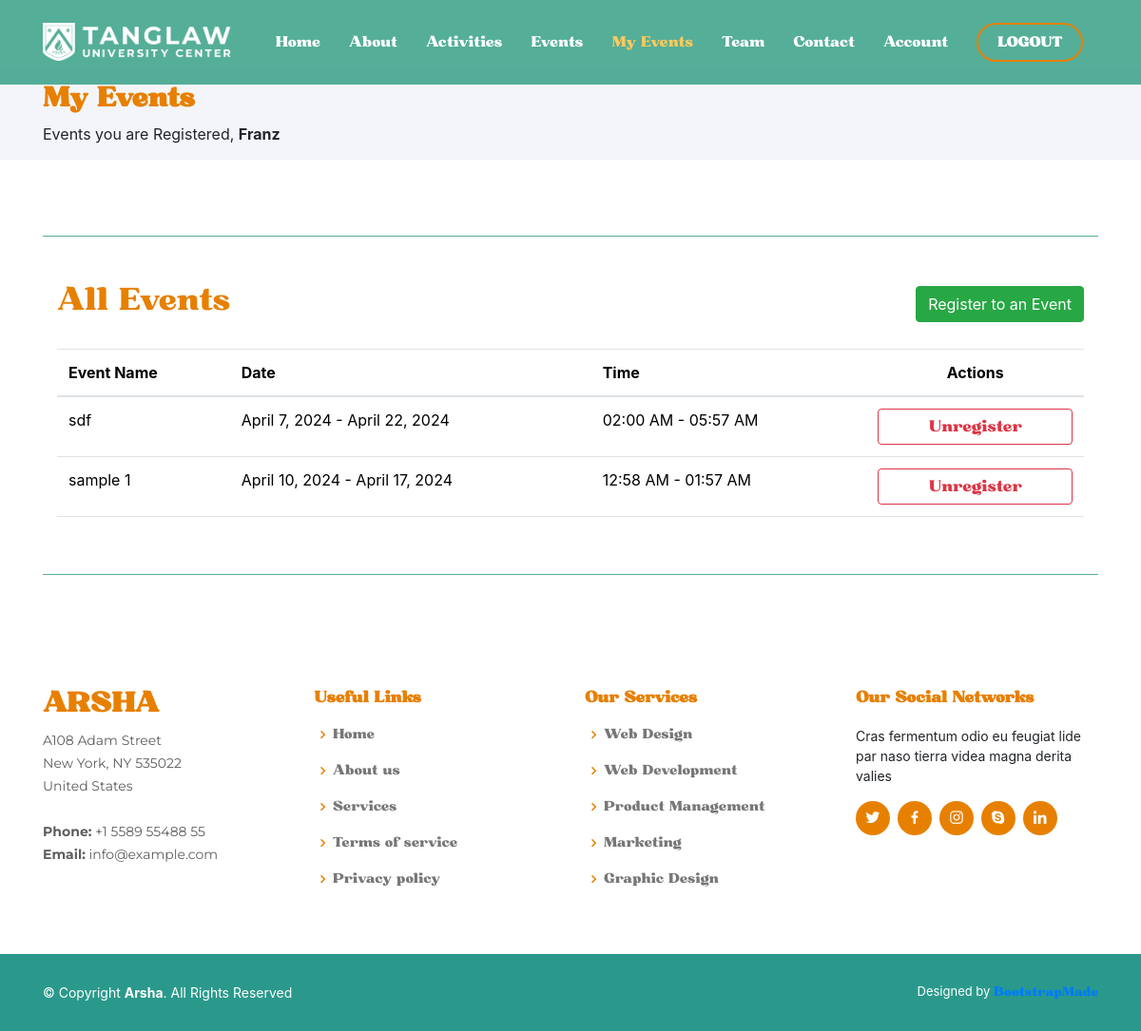
Screenshot of /my-events.php (signed in) with the database file from the repository.
### tables this page shows
CREATE TABLE `events` (
  `event_image` longblob NOT NULL,
  `event_name` varchar(255) NOT NULL,
  `event_location` varchar(255) NOT NULL,
  `event_contact_person` varchar(255) NOT NULL,
  `event_contact` varchar(11) NOT NULL,
  `event_date_start` date NOT NULL,
  `event_date_end` date NOT NULL,
  `event_time_start` time NOT NULL,
  `event_time_end` time NOT NULL,
  `event_content` mediumtext NOT NULL,
  `event_id` int(11) NOT NULL
);

### my-events.php (the view, shortened to what this page needs)
<?php
  if(isset($_SESSION["user"])) {
    $user = $_SESSION["user"];
    $volunteer_id = $user["volunteer_id"];
    $username = $user["username"];
  } else {
    $user = null;
    $email = null;
    $username = null;
    header("Location: index.php");
  }
?>
<!DOCTYPE html>
<html lang="en">
<head>
  <link href="assets/vendor/aos/aos.css" rel="stylesheet">
  <link href="assets/vendor/bootstrap/css/bootstrap.min.css" rel="stylesheet">
  <link href="assets/vendor/bootstrap-icons/bootstrap-icons.css" rel="stylesheet">
  <link href="assets/vendor/boxicons/css/boxicons.min.css" rel="stylesheet">
  <link href="assets/vendor/glightbox/css/glightbox.min.css" rel="stylesheet">
  <link href="assets/vendor/remixicon/remixicon.css" rel="stylesheet">
  <link href="assets/vendor/swiper/swiper-bundle.min.css" rel="stylesheet">
  <link rel="stylesheet" href="https://stackpath.bootstrapcdn.com/bootstrap/4.5.2/css/bootstrap.min.css">
  <link href="assets/css/style.css" rel="stylesheet">
  <link href="assets/css/font.css" rel="stylesheet">
  <link rel="stylesheet" href="https://stackpath.bootstrapcdn.com/bootstrap/4.5.2/css/bootstrap.min.css">
</head>
<?php
    require_once("db-connector.php");
    $query = "SELECT event_id FROM volunteer_events WHERE volunteer_id = $volunteer_id";
    $stmt = $pdo_obj->query($query);
    $event_ids = array();
    while ($row = $stmt->fetch(PDO::FETCH_COLUMN)) {
    $event_ids[] = $row;
    }
?>
<body>
  <header id="header" class="fixed-top header-inner-pages">
    <div class="container d-flex align-items-center">
    <a href="index.php" class="logo me-auto"><img src="assets/img/logo.png" alt="" class="img-fluid"></a>
      <nav id="navbar" class="navbar">
        <ul>
        <li><a class="nav-link scrollto" href="index.php#hero">Home</a></li>
          <li><a class="nav-link scrollto" href="index.php#about">About</a></li>
          <li><a class="nav-link scrollto" href="index.php#activities">Activities</a></li>
          <li><a class="nav-link scrollto" href="index.php#events">Events</a></li>
          <?php
            if(!isset($_SESSION["user"])){
            } else {
              echo "<li><a class='nav-link scrollto active' href='my-events.php'>My Events</a></li>";
            }
          ?>
          <li><a class="nav-link scrollto" href="index.php#team">Team</a></li>
          <li><a class="nav-link scrollto" href="index.php#contact">Contact</a></li>
          <?php
            if(!isset($_SESSION["user"])){
              echo "<li><a class='login' href='authentication/login.php'>LOGIN</a></li>";
            } else {
              echo "<li><a class='nav-link scrollto' href='account-details.php'>Account</a></li>";
              echo "<li><a class='login' href='authentication/logout.php'>LOGOUT</a></li>";
            }
          ?>
        </ul>
      </nav>
    </div>
  </header>
  <main id="main">
    <section id="breadcrumbs" class="breadcrumbs">
      <div class="container">
        <h2 class="header-text-2">My Events</h2>
        <?php
            echo "Events you are Registered, <b>".$username."</b>";
        ?>
      </div>
    </section>
    <section class="inner-page">
      <div class="container">
      <div class="line"></div>
    <div class="container table-container">
<br>
<br>
  <div class="d-flex justify-content-between align-items-center">
    <h2 style="color:#e78000">All Events</h2>
    <a class="btn btn-success" href="index.php#events">Register to an Event</a>
  </div>
  <br>
  <table style="margin-bottom:60px;" class="table">
    <thead>
      <tr>
        <th>Event Name</th>
        <th>Date</th>
        <th>Time</th>
        <th style="text-align: center;">Actions</th>
      </tr>
    </thead>
    <tbody>
      <?php
$all_events = array();
    foreach ($event_ids as $id) {
      $query = "SELECT * FROM events WHERE event_id = :event_id";
      $stmt = $pdo_obj->prepare($query);
      $stmt->bindValue(':event_id', $id, PDO::PARAM_INT);
      $stmt->execute();
      $event = $stmt->fetch(PDO::FETCH_ASSOC);
      if ($event) {
        $all_events[] = $event;
      }
    }
    foreach ($all_events  as $event): ?>
        <tr>
          <td><?php echo $event['event_name']; ?></td>
          <td><?php echo date("F j, Y", strtotime($event['event_date_start'])); ?> - <?php echo date("F j, Y", strtotime($event['event_date_end'])); ?></td>
          <td><?php echo date("h:i A", strtotime($event['event_time_start'])); ?> - <?php echo date("h:i A", strtotime($event['event_time_end'])); ?></td>
          <td>
          <a href="userAction/unregister.php?id=<?php echo $event['event_id']; ?>"><button  class="btn btn-outline-danger dash-button">Unregister</button>
          </td>
        </tr>
      <?php endforeach; ?>
    </tbody>
  </table>
</div>
      <div class="line"></div>
      </div>
    </section>
  </main>
  <footer id="footer">
    <div class="footer-top">
      <div class="container">
        <div class="row">
          <div class="col-lg-3 col-md-6 footer-contact">
            <h3>Arsha</h3>
            <p>
              A108 Adam Street <br>
              New York, NY 535022<br>
              United States <br><br>
              <strong>Phone:</strong> +1 5589 55488 55<br>
              <strong>Email:</strong> info@example.com<br>
            </p>
          </div>
          <div class="col-lg-3 col-md-6 footer-links">
            <h4>Useful Links</h4>
            <ul>
              <li><i class="bx bx-chevron-right"></i> <a href="#">Home</a></li>
              <li><i class="bx bx-chevron-right"></i> <a href="#">About us</a></li>
              <li><i class="bx bx-chevron-right"></i> <a href="#">Services</a></li>
              <li><i class="bx bx-chevron-right"></i> <a href="#">Terms of service</a></li>
              <li><i class="bx bx-chevron-right"></i> <a href="#">Privacy policy</a></li>
            </ul>
          </div>
          <div class="col-lg-3 col-md-6 footer-links">
            <h4>Our Services</h4>
            <ul>
              <li><i class="bx bx-chevron-right"></i> <a href="#">Web Design</a></li>
              <li><i class="bx bx-chevron-right"></i> <a href="#">Web Development</a></li>
              <li><i class="bx bx-chevron-right"></i> <a href="#">Product Management</a></li>
              <li><i class="bx bx-chevron-right"></i> <a href="#">Marketing</a></li>
              <li><i class="bx bx-chevron-right"></i> <a href="#">Graphic Design</a></li>
            </ul>
          </div>
          <div class="col-lg-3 col-md-6 footer-links">
            <h4>Our Social Networks</h4>
            <p>Cras fermentum odio eu feugiat lide par naso tierra videa magna derita valies</p>
            <div class="social-links mt-3">
              <a href="#" class="twitter"><i class="bx bxl-twitter"></i></a>
              <a href="#" class="facebook"><i class="bx bxl-facebook"></i></a>
              <a href="#" class="instagram"><i class="bx bxl-instagram"></i></a>
              <a href="#" class="google-plus"><i class="bx bxl-skype"></i></a>
              <a href="#" class="linkedin"><i class="bx bxl-linkedin"></i></a>
            </div>
          </div>
        </div>
      </div>
    </div>
    <div class="container footer-bottom clearfix">
      <div class="copyright">
        &copy; Copyright <strong><span>Arsha</span></strong>. All Rights Reserved
      </div>
      <div class="credits">
        Designed by <a href="https://bootstrapmade.com/">BootstrapMade</a>
      </div>
    </div>
  </footer>
</body>
</html>

### assets/css/style.css (style rules this page uses)
body { font-family: "Montserrat"; color: #444444; }
a { color: #e78000; text-decoration: none; font-family: "Bugaki"; }
h1, h2, h3, h4, h5, h6 { font-family: "Bugaki"; }
#header { transition: all 0.5s; z-index: 997; padding: 15px 0; }
#header.header-scrolled, #header.header-inner-pages { background: rgba(67, 166, 141, 0.9); }
#header .logo { font-size: 30px; margin: 0; padding: 0; line-height: 1; font-weight: 500; letter-spacing: 2px; text-transform: uppercase; }
#header .logo img { max-height: 40px; }
.navbar { padding: 0; }
.navbar ul { margin: 0; padding: 0; display: flex; list-style: none; align-items: center; }
.navbar li { position: relative; }
.navbar a, .navbar a:focus { display: flex; align-items: center; justify-content: space-between; padding: 10px 0 10px 30px; font-size: 15px; font-weight: 500; color: #fff; white-space: nowrap; transition: 0.3s; }
.navbar a:hover, .navbar .active, .navbar .active:focus, .navbar li:hover>a { color: #ffc95b; }
.navbar .login, .navbar .login:focus { padding: 8px 20px; margin-left: 30px; border-radius: 50px; color: #fff; font-size: 14px; border: 2px solid #e78000; font-weight: 600; }
section { padding: 60px 0; overflow: hidden; }
.breadcrumbs { padding: 15px 0; background: #f3f5fa; min-height: 40px; margin-top: 72px; }
.breadcrumbs h2 { font-size: 28px; font-weight: 600; color: #e78000; }
#footer { font-size: 14px; background: #2a998b; }
#footer .footer-top { padding: 60px 0 30px 0; background: #fff; }
#footer .footer-top .footer-contact { margin-bottom: 30px; }
#footer .footer-top .footer-contact h3 { font-size: 28px; margin: 0 0 10px 0; padding: 2px 0 2px 0; line-height: 1; text-transform: uppercase; font-weight: 600; color: #e78000; }
#footer .footer-top .footer-contact p { font-size: 14px; line-height: 24px; margin-bottom: 0; font-family: "Montserrat"; color: #5e5e5e; }
#footer .footer-top h4 { font-size: 16px; font-weight: bold; color: #e78000; position: relative; padding-bottom: 12px; }
#footer .footer-top .footer-links { margin-bottom: 30px; }
#footer .footer-top .footer-links ul { list-style: none; padding: 0; margin: 0; }
#footer .footer-top .footer-links ul i { padding-right: 2px; color: #e78000; font-size: 18px; line-height: 1; }
#footer .footer-top .footer-links ul li { padding: 10px 0; display: flex; align-items: center; }
#footer .footer-top .footer-links ul li:first-child { padding-top: 0; }
#footer .footer-top .footer-links ul a { color: #777777; transition: 0.3s; display: inline-block; line-height: 1; }
#footer .footer-top .social-links a { font-size: 18px; display: inline-block; background: #e78000; color: #fff; line-height: 1; padding: 8px 0; margin-right: 4px; border-radius: 50%; text-align: center; width: 36px; height: 36px; transition: 0.3s; }
#footer .footer-bottom { padding-top: 30px; padding-bottom: 30px; color: #fff; }
#footer .copyright { float: left; }
#footer .credits { float: right; font-size: 13px; }
#footer .credits a { transition: 0.3s; }
.line { margin-top: 20px; border-top: 1px solid rgba(67, 166, 141, 0.9); }
.dash-button { display:flex; justify-content:flex-end; width:100%; padding:0 }

### rows the page displays
events: event_name "sdf", event_date_start "April 7, 2024", event_date_end "April 22, 2024", event_time_start "02:00 AM", event_time_end "05:57 AM"
events: event_name "sample 1", event_date_start "April 10, 2024", event_date_end "April 17, 2024", event_time_start "12:58 AM", event_time_end "01:57 AM"

### other values shown
$username "Franz"
